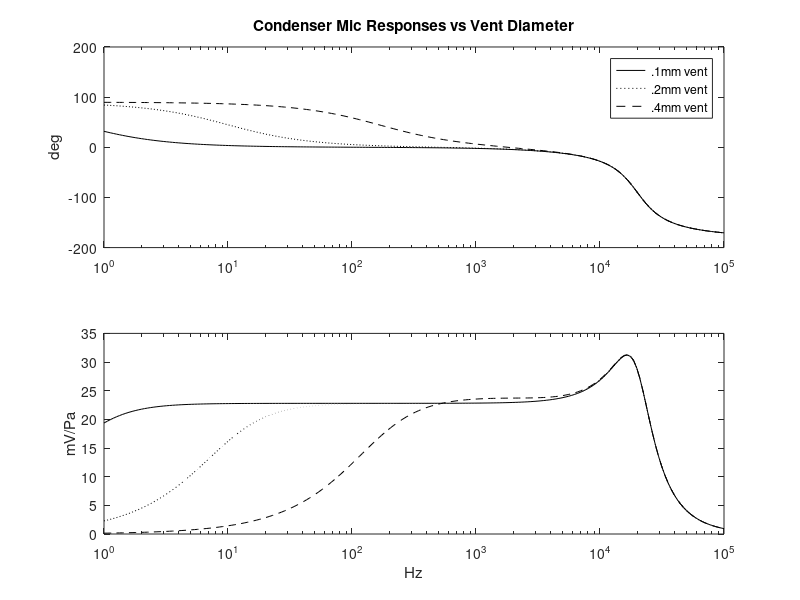
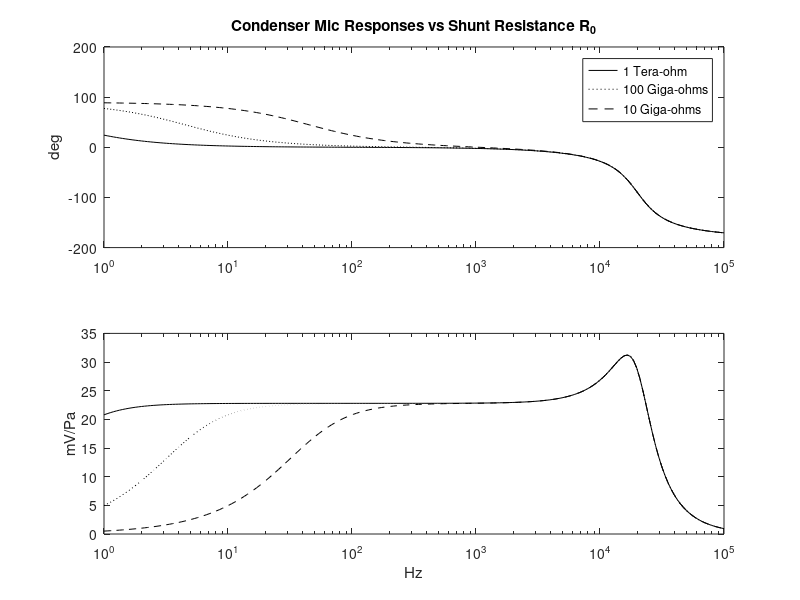

Recreate these plots in MATLAB, in order.
% condenser mics

f=logspace(0,5,200);
w = 2.*pi.*f;
rho = 1.21;
c = 345;
k = w./c;

% electrical

Sd	= 4e-6;	% 4mm^2
a = sqrt(Sd/pi);
d	= 1e-4;	% .1 mm
Vb	= 36;	% 4 9V batteries
phi = Vb/d;	% V/m or N/C
e0	=	8.85e-12;
C0	= Sd*e0/d;
R0 = 1e30;

% diaphragm

Md	= 1e-3;	% 1 gram
f0 = 20000;
Cd	= 1/(4*pi^2*Md*f0^2);
Rd	= 1e2;

% Cavity
Vcav = .01*.01*.005;	% (1cm)^3
Cav = Vcav/(Sd^2*rho*c^2);

% Vent
Lv=0.001;	% 1mm long
rv=0.00005;	% .05 mm radius
eta=181e-6;	% air viscosity in Poise
Zv=8*eta*Lv*Sd^2/(pi*rv^4) + i.*w.*(4*rho*Lv*Sd^2/(3*pi*rv^2));

Zmr = (rho*c/Sd).*i.*.6.*k.*a;	% acs mass loading

Zm = 1./(i.*w.*Cd) + i.*w.*Md + Rd + Zmr.*Sd^2;
Ze=((C0*phi)^2).*R0./(1 + i.*w.*R0.*C0);

%ep = (1000*C0*phi)./((i.*w.*C0 + 1/R0).*( 1./(i.*w.*Cav) + Zm ) +(C0*phi)^2);

ep=1000.*Ze.*Zv./((C0*phi./(i.*w.*Cav)).*(Zv+Zm+Ze) + (C0*phi)*Zv.*(Zm+Ze));

rad2deg=180/pi;

% vary vent diameter
figure(1);
subplot(2,1,1),semilogx(f,rad2deg.*angle(ep),'k');
title('Condenser Mic Responses vs Vent Diameter');
ylabel('deg');
hold on;
subplot(2,1,2),semilogx(f,abs(ep),'k');
hold on;

rv=0.0001;	% .1 mm radius
Zv=8*eta*Lv*Sd^2/(pi*rv^4) + i.*w.*(4*rho*Lv*Sd^2/(3*pi*rv^2));
ep=1000.*Ze.*Zv./((C0*phi./(i.*w.*Cav)).*(Zv+Zm+Ze) + (C0*phi)*Zv.*(Zm+Ze));
subplot(2,1,1),semilogx(f,rad2deg.*angle(ep),'k:');
subplot(2,1,2),semilogx(f,abs(ep),'k:');

rv=0.0002;	% .2 mm radius
Zv=8*eta*Lv*Sd^2/(pi*rv^4) + i.*w.*(4*rho*Lv*Sd^2/(3*pi*rv^2));
ep=1000.*Ze.*Zv./((C0*phi./(i.*w.*Cav)).*(Zv+Zm+Ze) + (C0*phi)*Zv.*(Zm+Ze));
subplot(2,1,1),semilogx(f,rad2deg.*angle(ep),'k--');
axis([1 1e5 -200 200]);
legend('.1mm vent','.2mm vent','.4mm vent');
hold off;
subplot(2,1,2),semilogx(f,abs(ep),'k--');
hold off;

ylabel('mV/Pa');
xlabel('Hz');

% vary R0

figure(2);
rv=0.0000001;	% no radius
Zv=8*eta*Lv*Sd^2/(pi*rv^4) + i.*w.*(4*rho*Lv*Sd^2/(3*pi*rv^2));

R0=1e12;	% 1000 gig
Ze=((C0*phi)^2).*R0./(1 + i.*w.*R0.*C0);
ep=1000.*Ze.*Zv./((C0*phi./(i.*w.*Cav)).*(Zv+Zm+Ze) + (C0*phi)*Zv.*(Zm+Ze));

subplot(2,1,1),semilogx(f,rad2deg.*angle(ep),'k');
title('Condenser Mic Responses vs Shunt Resistance R_0');
ylabel('deg');
hold on;
subplot(2,1,2),semilogx(f,abs(ep),'k');
hold on;

R0=1e11;	% 100G
Ze=((C0*phi)^2).*R0./(1 + i.*w.*R0.*C0);
ep=1000.*Ze.*Zv./((C0*phi./(i.*w.*Cav)).*(Zv+Zm+Ze) + (C0*phi)*Zv.*(Zm+Ze));
subplot(2,1,1),semilogx(f,rad2deg.*angle(ep),'k:');
subplot(2,1,2),semilogx(f,abs(ep),'k:');

R0=1e10;	% 10g
Ze=((C0*phi)^2).*R0./(1 + i.*w.*R0.*C0);
ep=1000.*Ze.*Zv./((C0*phi./(i.*w.*Cav)).*(Zv+Zm+Ze) + (C0*phi)*Zv.*(Zm+Ze));
subplot(2,1,1),semilogx(f,rad2deg.*angle(ep),'k--');
axis([1 1e5 -200 200]);
legend('1 Tera-ohm','100 Giga-ohms','10 Giga-ohms');
hold off;
subplot(2,1,2),semilogx(f,abs(ep),'k--');
hold off;

ylabel('mV/Pa');
xlabel('Hz');
